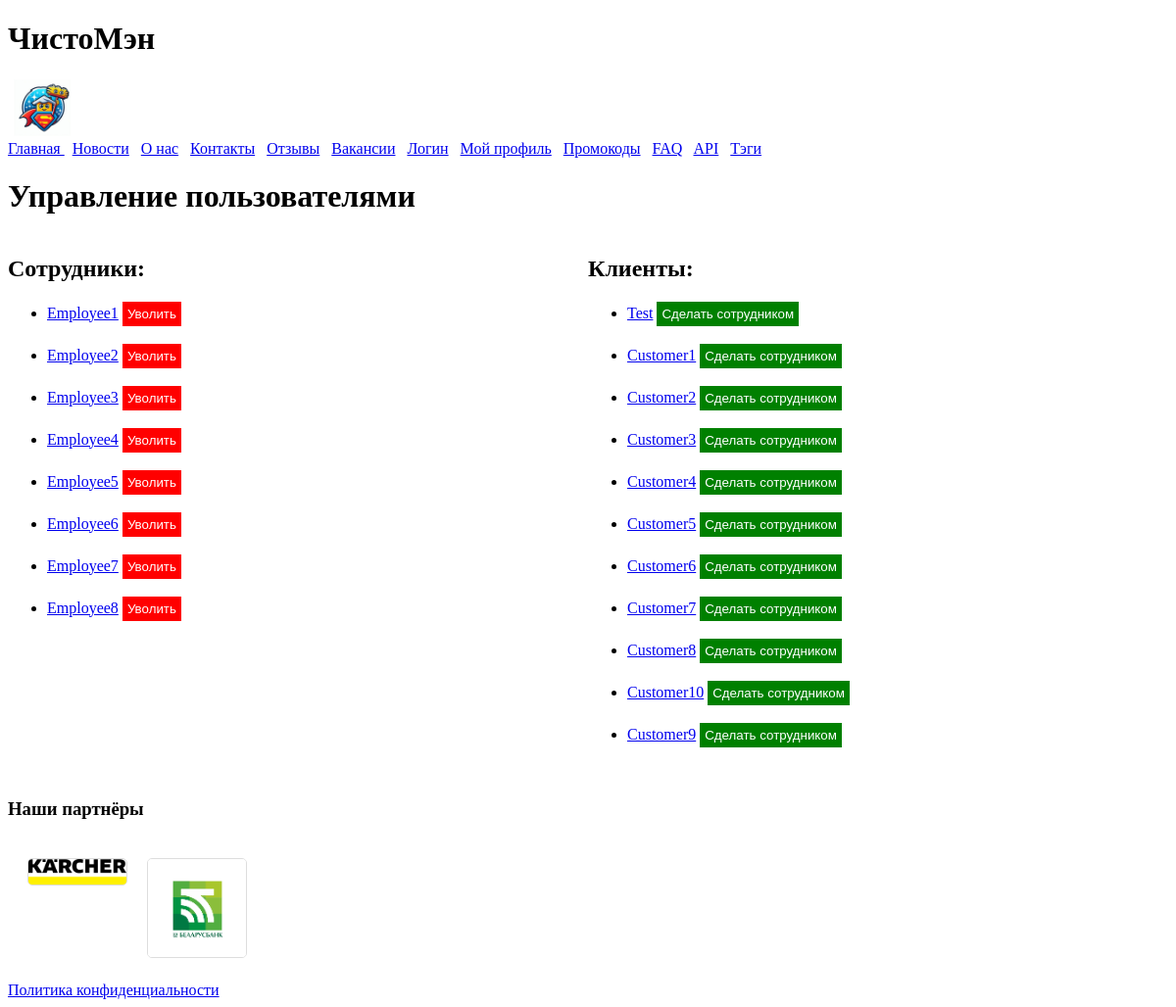
Page /management on the committed database.
### main/models.py (models this page shows, shortened)
class Employee(models.Model):
    user = models.OneToOneField(User, on_delete=models.CASCADE, related_name='employee_profile')
    full_name = models.CharField(max_length=100, verbose_name='ФИО сотрудника')
    birth_date = models.DateField(verbose_name='Дата рождения',default=date(2000, 1, 1))
    specializations = models.ManyToManyField(EmployeeSpecialization, related_name='employees', verbose_name='Специализации')
    photo = models.ImageField(upload_to='employee_photos/', blank=True, null=True, verbose_name='Фото')
    work_phone = models.CharField(max_length=20, blank=True, null=True, verbose_name='Рабочий телефон')
    work_email = models.EmailField(max_length=254, blank=True, null=True, verbose_name='Рабочая почта')
    description = models.TextField(blank=True, null=True, verbose_name='Описание работ')
    class Meta:
        verbose_name = 'Сотрудник'
        verbose_name_plural = 'Сотрудники'

class Customer(models.Model):
    user = models.OneToOneField(User, on_delete=models.CASCADE)
    full_name = models.CharField(max_length=100, verbose_name='ФИО заказчика')
    birth_date = models.DateField(verbose_name='Дата рождения',default=date(2000, 1, 1))
    company_name = models.CharField(max_length=100, verbose_name='Название компании', blank=True, null=True)
    contact_phone = models.CharField(max_length=20, verbose_name='Контактный телефон')
    CUSTOMER_TYPE_CHOICES = (
        ('individual', 'Частное лицо'),
        ('legal_entity', 'Юридическое лицо'),
    )
    customer_type = models.CharField(max_length=20, choices=CUSTOMER_TYPE_CHOICES, verbose_name='Тип заказчика')
    cart = models.ManyToManyField(Service, related_name='customers_cart', blank=True)
    class Meta:
        verbose_name = 'Клиент'
        verbose_name_plural = 'Клиенты'

class Partner(models.Model):
    name = models.CharField(max_length=100, verbose_name='Название партнера')
    link = models.URLField(verbose_name='Ссылка')
    logo = models.ImageField(upload_to='partner_logos/', verbose_name='Логотип')
    class Meta:
        verbose_name = 'Партнер'
        verbose_name_plural = 'Партнеры'

### main/views.py (the view)
# urls.py: path('management',views.user_management,name='management'),
def user_management(request):
    logger.info('In managment')
    if request.method == 'POST':
        action = request.POST.get('action')
        username = request.POST.get('username')
        user = User.objects.get(username=username)
        employee_group = Group.objects.get(name='Employee')
        customer_group = Group.objects.get(name='Customer')
        if action == 'add':
            user.groups.remove(customer_group)
            try:
                customer = Customer.objects.get(user=user)
                employee = Employee(user=user, full_name=customer.full_name, work_phone=customer.contact_phone,birth_date=customer.birth_date)
                employee.save()
                customer.delete()
            except Customer.DoesNotExist:
                logger.error('Error: Customer.DoesNotExist')
                pass
            user.groups.add(employee_group)
        elif action == 'remove':
            user.groups.remove(employee_group)
            try:
                employee = Employee.objects.get(user=user)
                customer = Customer(user=user, full_name=employee.full_name, contact_phone=employee.work_phone,customer_type='individual',birth_date=employee.birth_date)
                customer.save()
                employee.delete()
            except Employee.DoesNotExist:
                logger.error('Employee: Customer.DoesNotExist')
                pass
            user.groups.add(customer_group)
        return redirect('management')
    else:
        employees = Employee.objects.all()
        customers = Customer.objects.all()
        return render(request, 'main/administrator/management.html', {'employees': employees, 'customers': customers})

### main/context_processors.py (called while the page is built)
def partners_processor(request):
    partners = Partner.objects.all()
    return {
        'partners': partners,
    }

### main/templates/main/administrator/management.html (shortened to what this page needs)
{% extends 'main/base.html' %}
{% block content %}
    <h1>Управление пользователями</h1>
    <div style="display: flex;">
        <div style="flex: 1;">
            <h2>Сотрудники:</h2>
            <ul>
                {% for employee in employees %}
                    <li>
                        <a href="{% url 'employee_detail' employee.id %}">{{ employee.user.username }}</a>
                        <form method="post" style="display: inline;">
                            <button type="submit" style="background-color: red; color: white; padding: 5px; border: none; cursor: pointer;">Уволить</button>
                        </form>
                    </li>
                    <br>
                {% endfor %}
            </ul>
        </div>
        <div style="flex: 1;">
            <h2>Клиенты:</h2>
            <ul>
                {% for customer in customers %}
                    <li>
                        <a href="{% url 'customer_detail' customer.id %}">{{ customer.user.username }}</a>
                        <form method="post" style="display: inline;">
                            <button type="submit" style="background-color: green; color: white; padding: 5px; border: none; cursor: pointer;">Сделать сотрудником</button>
                        </form>
                    </li>
                    <br>
                {% endfor %}
            </ul>
        </div>
    </div>
{% endblock %}

### main/templates/main/base.html (shortened to what this page needs)
<!DOCTYPE html>
<html lang="en">
<head>
</head>
<body>
    <header>
        <h1>ЧистоМэн</h1>
        <nav>
            <form action="{% url 'home' %}" method="get">
                <button type="submit" style="border: none; background: none; width: 70px; height: 60px;">
                    <img src="/media/company_logos/company_logo.png" alt="Go to Home" style="width: 100%; height: 100%;" />
                </button>
            </form>
            <a href="{% url 'home'%}">Главная </a>
            <a href="{% url 'news'%}">Новости</a>
            <a href="{% url 'about'%}">О нас</a>
            <a href="{% url 'contacts'%}">Контакты</a>
            <a href="{% url 'reviews_list'%}">Отзывы</a>
            <a href="{% url 'vacancies'%}">Вакансии</a>
            <a href="{% url 'login'%}">Логин</a>
            <a href="{% url 'profile'%}">Мой профиль</a>
            <a href="{% url 'promo_codes'%}">Промокоды</a>
            <a href="{% url 'faq_list'%}">FAQ</a>
            <a href="{% url 'api_combined_view'%}">API</a>
            <a href="{% url 'tags'%}">Тэги</a>
        </nav>
    </header>
    <main>
        {% block content %}
        {% endblock %}
    </main>
    <footer>
        <h3>Наши партнёры</h3>
        <div class="partners">
            {% for partner in partners %}
                <div class="partner">
                    {% if partner.logo %}
                        <a href="{{ partner.link }}" target="_blank" >
                            <img src="{{ partner.logo.url }}" alt="{{ partner.name }}">
                        </a>
                    {% endif %}
                </div>
            {% empty %}
                <p>Пока нет партнёров.</p>
            {% endfor %}
        </div>
        <a href="{% url 'politics'%}">Политика конфиденциальности</a>
    </footer>
</body>
</html>

### main/templates/main/base.html (style rules this page uses)
.partners { display: flex; flex-wrap: wrap; gap: 20px; padding: 20px; }
.partner { text-align: center; }
.partner img { max-width: 100px; height: auto; border: 1px solid #ddd; border-radius: 5px; }

### rows in the picture
Employee: user.username "Employee1"
Employee: user.username "Employee2"
Employee: user.username "Employee3"
Employee: user.username "Employee4"
Employee: user.username "Employee5"
Employee: user.username "Employee6"
Employee: user.username "Employee7"
Employee: user.username "Employee8"
Customer: user.username "Test"
Customer: user.username "Customer1"
Customer: user.username "Customer2"
Customer: user.username "Customer3"
Customer: user.username "Customer4"
Customer: user.username "Customer5"
Customer: user.username "Customer6"
Customer: user.username "Customer7"
Customer: user.username "Customer8"
Customer: user.username "Customer10"
Customer: user.username "Customer9"
Partner: logo (picture)
Partner: logo (picture)
